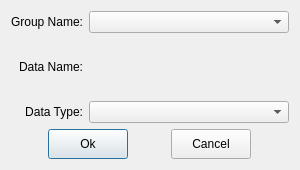
<?xml version="1.0" encoding="UTF-8"?>
<ui version="4.0">
 <class>QNewDataDialog</class>
 <widget class="QDialog" name="QNewDataDialog">
  <property name="geometry">
   <rect>
    <x>0</x>
    <y>0</y>
    <width>300</width>
    <height>170</height>
   </rect>
  </property>
  <property name="minimumSize">
   <size>
    <width>300</width>
    <height>170</height>
   </size>
  </property>
  <property name="maximumSize">
   <size>
    <width>300</width>
    <height>170</height>
   </size>
  </property>
  <property name="windowTitle">
   <string>New Data</string>
  </property>
  <layout class="QVBoxLayout" name="verticalLayout">
   <item>
    <layout class="QGridLayout" name="gridLayout">
     <item row="1" column="0">
      <widget class="QLabel" name="label_2">
       <property name="text">
        <string>Data Name:</string>
       </property>
       <property name="alignment">
        <set>Qt::AlignRight|Qt::AlignTrailing|Qt::AlignVCenter</set>
       </property>
      </widget>
     </item>
     <item row="0" column="1">
      <widget class="QComboBox" name="comboBox">
       <property name="sizePolicy">
        <sizepolicy hsizetype="Expanding" vsizetype="Fixed">
         <horstretch>0</horstretch>
         <verstretch>0</verstretch>
        </sizepolicy>
       </property>
      </widget>
     </item>
     <item row="0" column="0">
      <widget class="QLabel" name="label">
       <property name="text">
        <string>Group Name:</string>
       </property>
       <property name="alignment">
        <set>Qt::AlignRight|Qt::AlignTrailing|Qt::AlignVCenter</set>
       </property>
      </widget>
     </item>
     <item row="2" column="0">
      <widget class="QLabel" name="label_3">
       <property name="text">
        <string>Data Type:</string>
       </property>
       <property name="alignment">
        <set>Qt::AlignRight|Qt::AlignTrailing|Qt::AlignVCenter</set>
       </property>
      </widget>
     </item>
     <item row="2" column="1">
      <widget class="QComboBox" name="comboBox_2"/>
     </item>
    </layout>
   </item>
   <item>
    <layout class="QHBoxLayout" name="horizontalLayout">
     <item>
      <widget class="QPushButton" name="okBtn">
       <property name="minimumSize">
        <size>
         <width>80</width>
         <height>30</height>
        </size>
       </property>
       <property name="maximumSize">
        <size>
         <width>80</width>
         <height>30</height>
        </size>
       </property>
       <property name="text">
        <string>Ok</string>
       </property>
      </widget>
     </item>
     <item>
      <widget class="QPushButton" name="cancelBtn">
       <property name="minimumSize">
        <size>
         <width>80</width>
         <height>30</height>
        </size>
       </property>
       <property name="maximumSize">
        <size>
         <width>80</width>
         <height>30</height>
        </size>
       </property>
       <property name="text">
        <string>Cancel</string>
       </property>
      </widget>
     </item>
    </layout>
   </item>
  </layout>
 </widget>
 <resources/>
 <connections/>
</ui>
